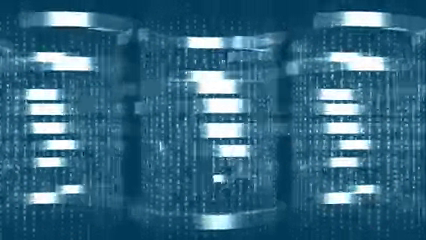
#> input picture frame 39 of python opencv 2/vid.webm, 426 x 240 px, given in place of BULL.MOV, which was not available
$ jupyter execute morph.ipynb
#> lines starting #> are read from the running program, lines starting #| are printed output that depends on the picture; after the words box and inside, x2 and y2 are one past the last pixel; in counts of white or black regions, pixels touching at a corner belong together; pictures that were not available may be replaced by others from this repository, and a replacement may not be noted
[cell 1]
import cv2
import numpy as np

[cell 2]
#--------------------------Reading video and setting frame---------------------------------#
cap=cv2.VideoCapture('BULL.MOV')

fourcc=cv2.VideoWriter_fourcc(*'XVID')
out1=cv2.VideoWriter('erosion.avi',fourcc,20.0,(1920,1440))
out2=cv2.VideoWriter('dilation.avi',fourcc,20.0,(1920,1440))
out3=cv2.VideoWriter('opening.avi',fourcc,20.0,(1920,1440))
out4=cv2.VideoWriter('closing.avi',fourcc,20.0,(1920,1440))

[cell 3]
#----------------converting color to HSV and setting the limits-------------------------------#

while True:
    _,frame=cap.read()
#> frame is the input picture: shape (240, 426, 3); mean B, G, R 131, 104.8, 53
    hsv=cv2.cvtColor(frame,cv2.COLOR_BGR2HSV)
#> hsv: shape (240, 426, 3); mean H, S, V 99, 172.4, 131.1


    lower_red=np.array([50,50,15])
    upper_red=np.array([255,255,255])


    #----------------------making mask and res----------------------------------------------#
    mask=cv2.inRange(hsv,lower_red,upper_red)
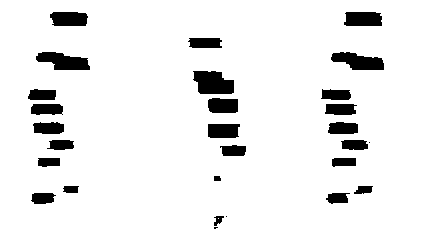
#> mask: shape (240, 426); 92.4% white; 28 black regions (3 under 20 px), largest, box (x1, y1, x2, y2) and area: (193, 71, 234, 94) 754, (36, 52, 90, 70) 657, (331, 52, 384, 70) 637
    res=cv2.bitwise_and(frame,frame,mask=mask)
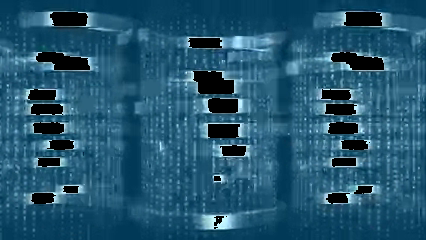
#> res: shape (240, 426, 3); mean B, G, R 111.9, 85.8, 34.9

    #------------------------SETTING UP Morphological transformation------------------#
    kernel=np.ones((5,5),np.uint8)
    erosion=cv2.erode(mask,kernel,iterations=1)
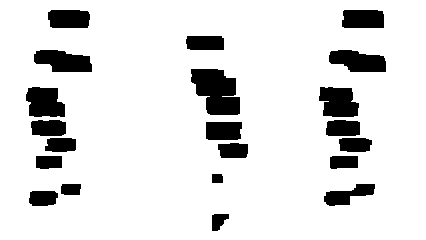
#> erosion: shape (240, 426); 87.8% white; 21 black regions, largest, box (x1, y1, x2, y2) and area: (191, 69, 240, 115) 1645, (319, 87, 359, 117) 968, (34, 50, 92, 72) 963
    dilation=cv2.dilate(mask,kernel,iterations=1)
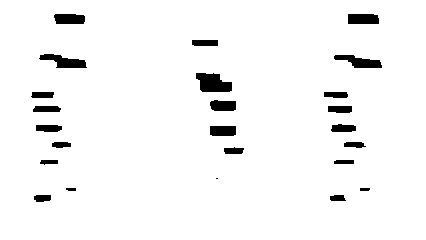
#> dilation: shape (240, 426); 96% white; 24 black regions (1 under 20 px), largest, box (x1, y1, x2, y2) and area: (196, 73, 232, 92) 512, (39, 54, 87, 68) 380, (334, 55, 382, 68) 362
    opening=cv2.morphologyEx(mask,cv2.MORPH_OPEN,kernel)
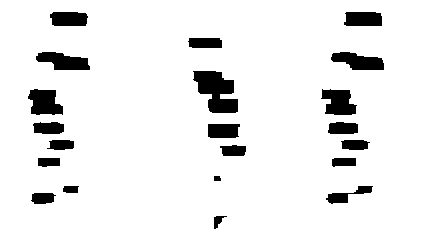
#> opening: shape (240, 426); 92.1% white; 21 black regions, largest, box (x1, y1, x2, y2) and area: (193, 71, 238, 113) 1205, (28, 89, 63, 115) 675, (321, 89, 357, 115) 668
    closing=cv2.morphologyEx(mask,cv2.MORPH_CLOSE,kernel)
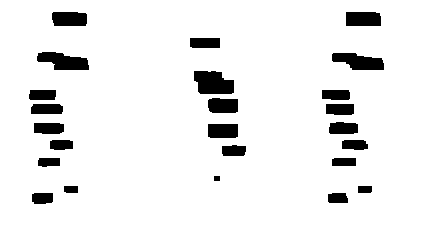
#> closing: shape (240, 426); 92.6% white; 24 black regions, largest, box (x1, y1, x2, y2) and area: (194, 71, 234, 94) 752, (37, 52, 89, 70) 648, (332, 53, 384, 70) 622

    #-----------------------writing and using imshow to display-----------------------------------------#

    out1.write(erosion)
    out2.write(dilation)
    out3.write(opening)
    out4.write(closing)


    cv2.imshow('res',res)
    cv2.imshow('erosion',erosion)
    cv2.imshow('dilation',dilation)


    if cv2.waitKey(20) & 0xFF==ord('q'):
#> (key q is pressed here)
        break

$ run again, starting later in the video
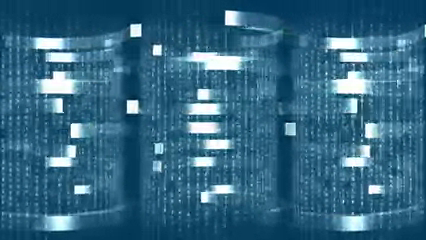
#> input picture frame 178 of python opencv 2/vid.webm, 426 x 240 px, given in place of BULL.MOV, which was not available
#> frame is the input picture: shape (240, 426, 3); mean B, G, R 131.5, 104, 52.4
#> hsv: shape (240, 426, 3); mean H, S, V 100, 169.4, 131.5
#> `mask=cv2.inRange(hsv,lower_red,upper_red)`:
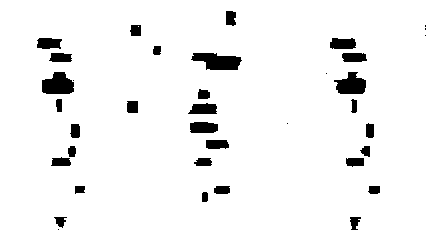
#> mask: shape (240, 426); 94.9% white; 37 black regions (7 under 20 px), largest, box (x1, y1, x2, y2) and area: (191, 53, 242, 70) 607, (42, 72, 74, 94) 547, (334, 72, 366, 94) 489
#> erosion: shape (240, 426); 90.8% white; 29 black regions (1 under 20 px), largest, box (x1, y1, x2, y2) and area: (189, 51, 244, 72) 901, (40, 70, 76, 96) 784, (328, 36, 369, 64) 780
#> dilation: shape (240, 426); 97.8% white; 30 black regions (9 under 20 px), largest, box (x1, y1, x2, y2) and area: (195, 55, 239, 68) 353, (44, 74, 72, 92) 343, (339, 74, 364, 92) 284
#> opening: shape (240, 426); 94.7% white; 29 black regions (4 under 20 px), largest, box (x1, y1, x2, y2) and area: (191, 53, 242, 70) 613, (42, 72, 74, 94) 552, (330, 38, 367, 62) 500
#> `closing=cv2.morphologyEx(mask,cv2.MORPH_CLOSE,kernel)`:
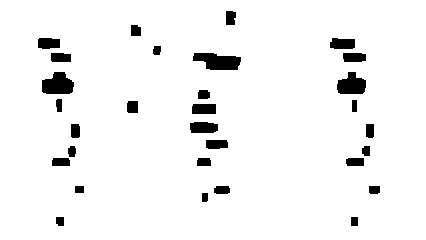
#> closing: shape (240, 426); 95.1% white; 30 black regions, largest, box (x1, y1, x2, y2) and area: (193, 53, 241, 70) 597, (42, 72, 74, 94) 543, (337, 72, 366, 94) 472

$ run again, starting later in the video
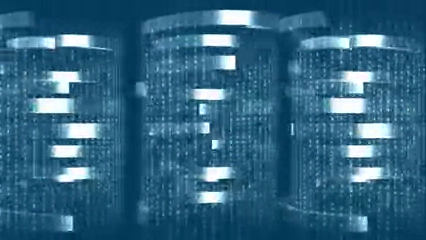
#> input picture frame 316 of python opencv 2/vid.webm, 426 x 240 px, given in place of BULL.MOV, which was not available
#> frame is the input picture: shape (240, 426, 3); mean B, G, R 128.8, 100.2, 48.5
#> hsv: shape (240, 426, 3); mean H, S, V 100.3, 175.8, 128.8
#> `mask=cv2.inRange(hsv,lower_red,upper_red)`:
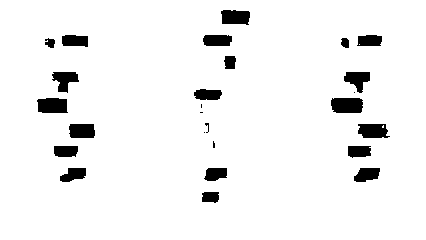
#> mask: shape (240, 426); 94.7% white; 26 black regions (6 under 20 px), largest, box (x1, y1, x2, y2) and area: (331, 98, 363, 113) 451, (37, 98, 68, 113) 418, (358, 124, 390, 138) 374
#> erosion: shape (240, 426); 91.1% white; 22 black regions, largest, box (x1, y1, x2, y2) and area: (329, 96, 365, 115) 659, (35, 96, 70, 115) 618, (356, 122, 392, 140) 593
#> dilation: shape (240, 426); 97.3% white; 20 black regions (2 under 20 px), largest, box (x1, y1, x2, y2) and area: (333, 100, 360, 111) 275, (40, 100, 65, 111) 255, (224, 12, 248, 22) 211
#> opening: shape (240, 426); 94.6% white; 22 black regions (1 under 20 px), largest, box (x1, y1, x2, y2) and area: (331, 98, 363, 113) 455, (37, 98, 68, 113) 418, (358, 124, 390, 138) 393
#> `closing=cv2.morphologyEx(mask,cv2.MORPH_CLOSE,kernel)`:
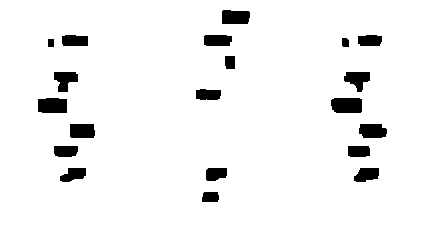
#> closing: shape (240, 426); 94.9% white; 20 black regions, largest, box (x1, y1, x2, y2) and area: (331, 98, 362, 113) 443, (38, 98, 67, 113) 415, (222, 10, 250, 24) 363
